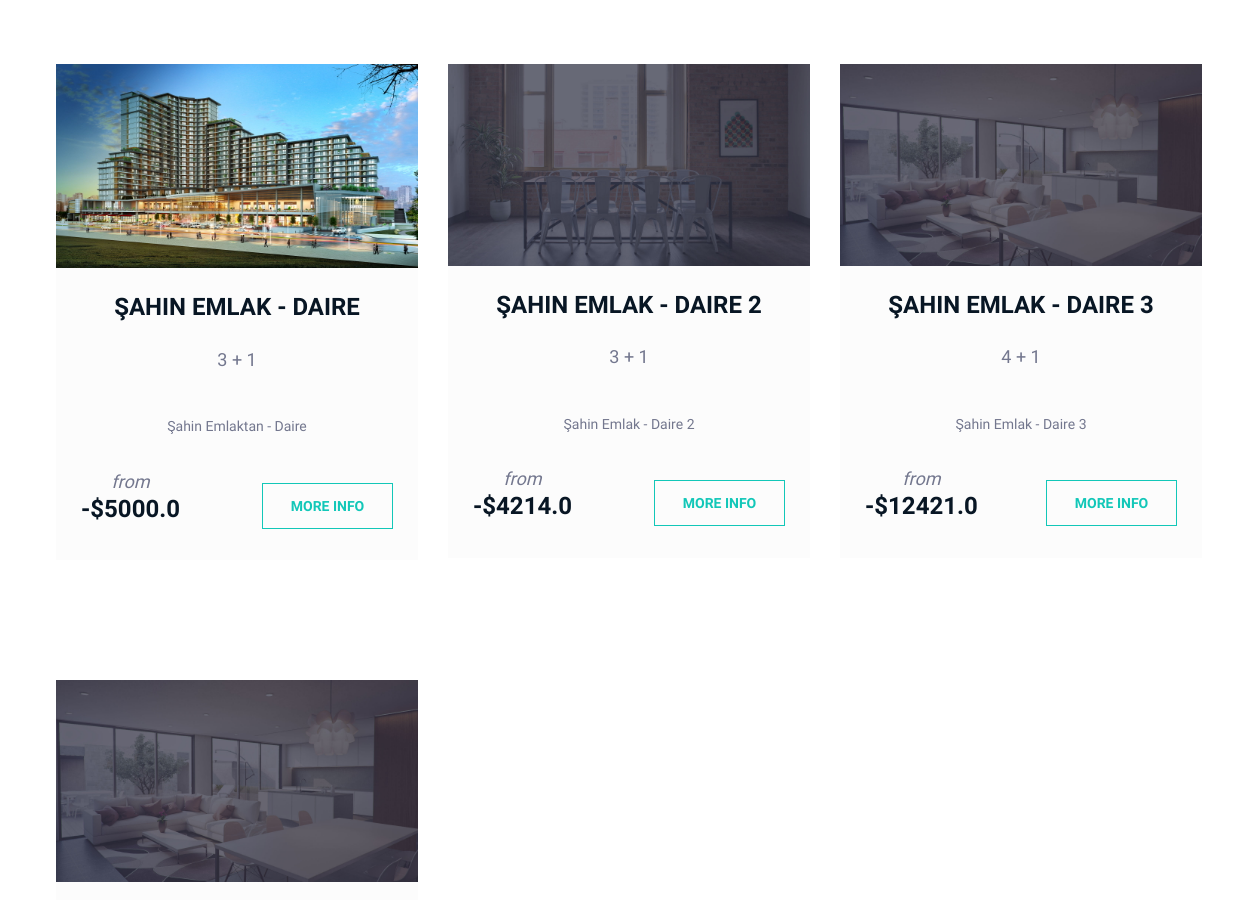
Page /category/18/daire/ (middle part) on the earlier database version.
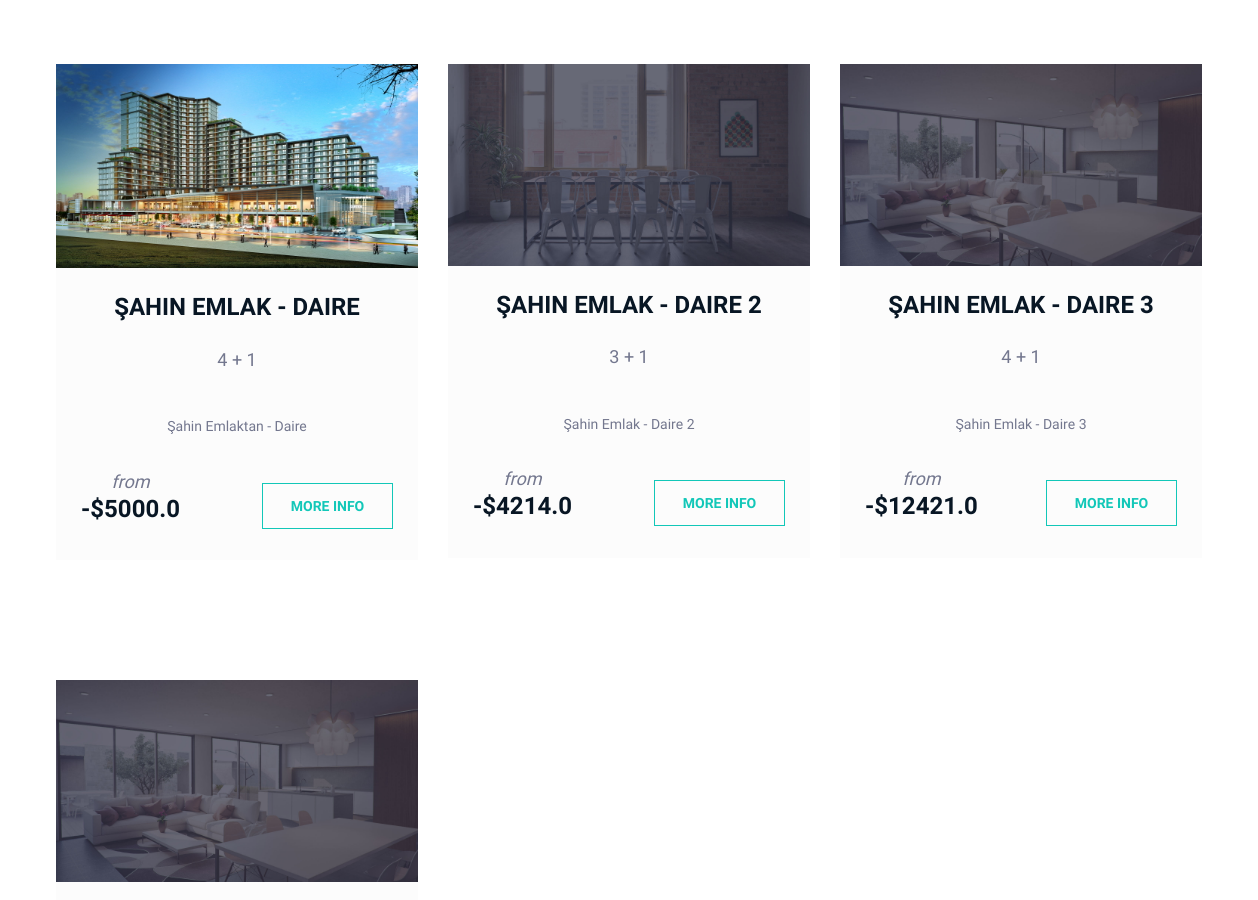
Same page on the later database version.
### emlak/models.py (models this page shows, shortened)
class Emlak(models.Model):   # tablomuz
    STATUS = (                                                           # one to one -> user ın üye kaydı ve kimlik bilgisi
        ('True','Evet'),                                                   # many to one -> danışman ve öğrenci (her öğrencinin bir tane danışmanı vardır)
        ('False','Hayır'),                                               # many to many -> dersler ve öğrenciler
    )                                                                    # one to many -> pantolon hem kışlıkta hem erkek giysisi tablosunda olabilir
    category = models.ForeignKey(Category,on_delete=models.CASCADE)      # burada ise tablodaki gibi productta category_id category deki id ye bağlı(manyToOne)
    title = models.CharField(max_length=30)     # uzunluk
    keywords = models.CharField(blank=True,max_length=255)     # alan türü
    description = models.CharField(blank=True,max_length=255)     #alan türü
    image = models.ImageField(blank=True,upload_to='images/')     #dosya eklenecek resim
    price = models.FloatField()
    square = models.IntegerField()
    rooms = models.CharField(blank=True, max_length=5)
    salon = models.CharField(blank=True,max_length=20)
    yatakOda = models.CharField(blank=True, max_length=20)
    banyo = models.CharField(blank=True, max_length=20)
    garaj = models.CharField(blank=True, max_length=20)
    binaYasi = models.CharField(blank=True, max_length=20)
    detail = RichTextUploadingField()
    slug = models.SlugField(blank=True,max_length=255)
    status = models.CharField(max_length=10, choices=STATUS)   # yukarda evet hayır verdiğimiz için drowdown menude evet hayır var
    create_at = models.DateTimeField(auto_now_add=True)   # ne zaman oluşturuldu
    update_at = models.DateTimeField(auto_now_add=True)   # ne zaman güncellendi
    def image_tag(self):   # Adminde yuklenen resimlerin gosterilmesi
        return mark_safe('<img src="{}" height="50"/>'.format(self.image.url))   # bu html kodu ile resimler gözüküyor
    image_tag.short_description = "Image"

### home/views.py (the view)
# urls.py: path('category/<int:id>/<slug:slug>/', views.category_products, name='category_products'),
def category_products(request,id,slug):
    category = Category.objects.all()
    categorydata = Category.objects.get(pk=id)
    emlaklar = Emlak.objects.filter(category_id=id)
    context = {'emlaklar':emlaklar,'category':category,'categorydata':categorydata}
    return render(request,'emlaklar.html',context)

### home/templates/emlaklar.html (shortened to what this page needs)
{% extends 'homebase.html' %}
{% load static %}
{% block content %}
    <div class="section">
        <div class="container">
            <div style="margin-top: 10px" class="row">
                {%  for rs in emlaklar %}
                <div class="col-lg-4 col-md-6 feature-box">
					<div style="background-color: #FCFCFC" class="development-box">
						<img src="{{ rs.image.url }}" alt="">
						<div class="dev-text">
							<a href="/emlak/{{ rs.id }}/{{ rs.slug }}" ><h4> {{ rs.title }} </h4></a>
							<h5> {{rs.rooms  }}</h5>
							<p>{{ rs.description }} </p>
							<div class="dev-price">
								<span>from</span>
								<h4>-${{ rs.price }}</h4>
							</div>
							<a href="#" style="position:relative; z-index: 4;" class="site-btn">MORE INFO</a>
						</div>
					</div>
				</div>
                {% endfor %}
            </div>
        </div>
    </div>
{% endblock %}

Differences in the rows shown:
changed Emlak "ŞAHIN EMLAK - DAIRE": rooms "3 + 1" → "4 + 1"
